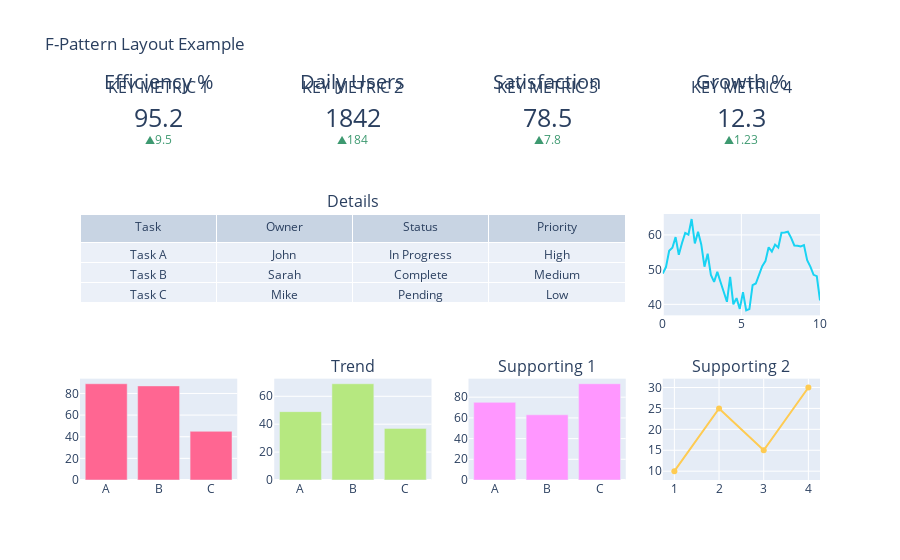

Write notebook code for a chart like this one.
### Markdown cell above
### 2.1 F-Pattern Layout

Users scan in an F-shape: top horizontal, down left side, second horizontal scan.

### Code cell
# Demonstrate F-Pattern Layout
def create_f_pattern_layout():
    """Create a dashboard following F-pattern layout principles"""
    
    fig = make_subplots(
        rows=3, cols=4,
        subplot_titles=[
            'KEY METRIC 1', 'KEY METRIC 2', 'KEY METRIC 3', 'KEY METRIC 4',
            'Details', '', '', 'Trend',
            'Supporting 1', 'Supporting 2', 'Supporting 3', 'Actions'
        ],
        specs=[
            [{'type': 'indicator'}, {'type': 'indicator'}, 
             {'type': 'indicator'}, {'type': 'indicator'}],
            [{'type': 'table', 'colspan': 3}, None, None, {'type': 'scatter'}],
            [{'type': 'bar'}, {'type': 'bar'}, {'type': 'bar'}, {'type': 'scatter'}]
        ],
        row_heights=[0.2, 0.4, 0.4]
    )
    
    # Top row - KPIs
    kpi_values = [95.2, 1842, 78.5, 12.3]
    kpi_titles = ['Efficiency %', 'Daily Users', 'Satisfaction', 'Growth %']
    
    for i, (val, title) in enumerate(zip(kpi_values, kpi_titles)):
        fig.add_trace(
            go.Indicator(
                mode="number+delta",
                value=val,
                title={'text': title},
                delta={'reference': val * 0.9}
            ),
            row=1, col=i+1
        )
    
    # Middle section - Table
    fig.add_trace(
        go.Table(
            header=dict(values=['Task', 'Owner', 'Status', 'Priority']),
            cells=dict(values=[
                ['Task A', 'Task B', 'Task C'],
                ['John', 'Sarah', 'Mike'],
                ['In Progress', 'Complete', 'Pending'],
                ['High', 'Medium', 'Low']
            ])
        ),
        row=2, col=1
    )
    
    # Trend line
    x = np.linspace(0, 10, 50)
    y = 50 + 10 * np.sin(x) + np.random.normal(0, 2, 50)
    fig.add_trace(
        go.Scatter(x=x, y=y, mode='lines'),
        row=2, col=4
    )
    
    # Bottom row - Supporting charts
    for i in range(3):
        fig.add_trace(
            go.Bar(x=['A', 'B', 'C'], y=np.random.randint(10, 100, 3)),
            row=3, col=i+1
        )
    
    fig.add_trace(
        go.Scatter(x=[1, 2, 3, 4], y=[10, 25, 15, 30], mode='markers+lines'),
        row=3, col=4
    )
    
    fig.update_layout(height=800, showlegend=False, 
                     title_text="F-Pattern Layout Example")
    return fig

f_pattern = create_f_pattern_layout()
f_pattern.show()

### Figure 1 — Plotly figure (JSON) as saved in the notebook; plotly's stock layout.template omitted (floating-point values rounded to 4 significant figures)
{"data": [{"delta": {"reference": 85.68}, "domain": {"x": [0, 0.2125], "y": [0.8667, 1]}, "mode": "number+delta", "title": {"text": "Efficiency %"}, "type": "indicator", "value": 95.2}, {"delta": {"reference": 1658.0}, "domain": {"x": [0.2625, 0.475], "y": [0.8667, 1]}, "mode": "number+delta", "title": {"text": "Daily Users"}, "type": "indicator", "value": 1842}, {"delta": {"reference": 70.65}, "domain": {"x": [0.525, 0.7375], "y": [0.8667, 1]}, "mode": "number+delta", "title": {"text": "Satisfaction"}, "type": "indicator", "value": 78.5}, {"delta": {"reference": 11.07}, "domain": {"x": [0.7875, 1], "y": [0.8667, 1]}, "mode": "number+delta", "title": {"text": "Growth %"}, "type": "indicator", "value": 12.3}, {"cells": {"values": [["Task A", "Task B", "Task C"], ["John", "Sarah", "Mike"], ["In Progress", "Complete", "Pending"], ["High", "Medium", "Low"]]}, "domain": {"x": [0, 0.7375], "y": [0.4333, 0.7]}, "header": {"values": ["Task", "Owner", "Status", "Priority"]}, "type": "table"}, {"mode": "lines", "type": "scatter", "x": [0.0, 0.2041, 0.4082, 0.6122, 0.8163, 1.02, 1.224, 1.429, 1.633, 1.837, 2.041, 2.245, 2.449, 2.653, 2.857, 3.061, 3.265, 3.469, 3.673, 3.878, 4.082, 4.286, 4.49, 4.694, 4.898, 5.102, 5.306, 5.51, 5.714, 5.918, 6.122, 6.327, 6.531, 6.735, 6.939, 7.143, 7.347, 7.551, 7.755, 7.959, 8.163, 8.367, 8.571, 8.776, 8.98, 9.184, 9.388, 9.592, 9.796, 10.0], "xaxis": "x", "y": [48.89, 50.74, 55.42, 56.31, 59.36, 54.29, 57.67, 60.59, 60.09, 64.57, 57.54, 60.88, 57.26, 50.85, 54.58, 48.49, 46.47, 49.36, 46.44, 43.76, 40.75, 47.92, 40.03, 41.8, 38.69, 43.54, 38.3, 38.65, 45.55, 46.0, 48.68, 50.99, 52.45, 56.43, 55.21, 57.21, 56.37, 60.63, 60.7, 60.91, 59.14, 56.96, 56.89, 56.66, 57.06, 52.75, 50.88, 48.51, 48.14, 41.12], "yaxis": "y"}, {"type": "bar", "x": ["A", "B", "C"], "xaxis": "x2", "y": [89, 87, 45], "yaxis": "y2"}, {"type": "bar", "x": ["A", "B", "C"], "xaxis": "x3", "y": [49, 69, 37], "yaxis": "y3"}, {"type": "bar", "x": ["A", "B", "C"], "xaxis": "x4", "y": [75, 63, 93], "yaxis": "y4"}, {"mode": "markers+lines", "type": "scatter", "x": [1, 2, 3, 4], "xaxis": "x5", "y": [10, 25, 15, 30], "yaxis": "y5"}], "layout": {"annotations": [{"font": {"size": 16}, "showarrow": false, "text": "KEY METRIC 1", "x": 0.1062, "xanchor": "center", "xref": "paper", "y": 1, "yanchor": "bottom", "yref": "paper"}, {"font": {"size": 16}, "showarrow": false, "text": "KEY METRIC 2", "x": 0.3688, "xanchor": "center", "xref": "paper", "y": 1, "yanchor": "bottom", "yref": "paper"}, {"font": {"size": 16}, "showarrow": false, "text": "KEY METRIC 3", "x": 0.6313, "xanchor": "center", "xref": "paper", "y": 1, "yanchor": "bottom", "yref": "paper"}, {"font": {"size": 16}, "showarrow": false, "text": "KEY METRIC 4", "x": 0.8938, "xanchor": "center", "xref": "paper", "y": 1, "yanchor": "bottom", "yref": "paper"}, {"font": {"size": 16}, "showarrow": false, "text": "Details", "x": 0.3688, "xanchor": "center", "xref": "paper", "y": 0.7, "yanchor": "bottom", "yref": "paper"}, {"font": {"size": 16}, "showarrow": false, "text": "Trend", "x": 0.3688, "xanchor": "center", "xref": "paper", "y": 0.2667, "yanchor": "bottom", "yref": "paper"}, {"font": {"size": 16}, "showarrow": false, "text": "Supporting 1", "x": 0.6313, "xanchor": "center", "xref": "paper", "y": 0.2667, "yanchor": "bottom", "yref": "paper"}, {"font": {"size": 16}, "showarrow": false, "text": "Supporting 2", "x": 0.8938, "xanchor": "center", "xref": "paper", "y": 0.2667, "yanchor": "bottom", "yref": "paper"}], "autosize": true, "showlegend": false, "title": {"text": "F-Pattern Layout Example"}, "xaxis": {"anchor": "y", "autorange": true, "domain": [0.7875, 1], "range": [0, 10], "type": "linear"}, "xaxis2": {"anchor": "y2", "autorange": true, "domain": [0, 0.2125], "range": [-0.5, 2.5], "type": "category"}, "xaxis3": {"anchor": "y3", "autorange": true, "domain": [0.2625, 0.475], "range": [-0.5, 2.5], "type": "category"}, "xaxis4": {"anchor": "y4", "autorange": true, "domain": [0.525, 0.7375], "range": [-0.5, 2.5], "type": "category"}, "xaxis5": {"anchor": "y5", "autorange": true, "domain": [0.7875, 1], "range": [0.7149, 4.285], "type": "linear"}, "yaxis": {"anchor": "x", "autorange": true, "domain": [0.4333, 0.7], "range": [36.84, 66.02], "type": "linear"}, "yaxis2": {"anchor": "x2", "autorange": true, "domain": [0, 0.2667], "range": [0, 93.68], "type": "linear"}, "yaxis3": {"anchor": "x3", "autorange": true, "domain": [0, 0.2667], "range": [0, 72.63], "type": "linear"}, "yaxis4": {"anchor": "x4", "autorange": true, "domain": [0, 0.2667], "range": [0, 97.89], "type": "linear"}, "yaxis5": {"anchor": "x5", "autorange": true, "domain": [0, 0.2667], "range": [8.299, 31.7], "type": "linear"}}}
